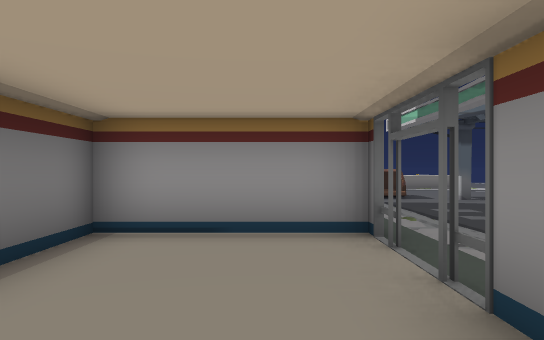
View 1 (above)

24 first-person views from a walk through a scene from a Unity 3-D project. The camera is 1.5 m above the floor, looks level and sees 70° across. The floor is counted in squares, 2 m on a side. Each view is taken from the middle of a square. On the plan, view 1 faces up. The plan holds only what a view shows up to about 12 squares ahead; the rest is blank. The place goes on beyond the plan. The player is left out. Some animated figures are left out.

View 2
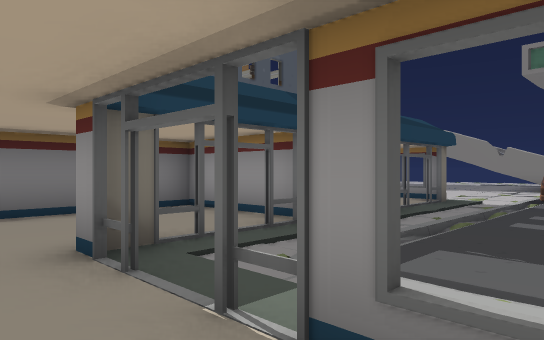

View 3
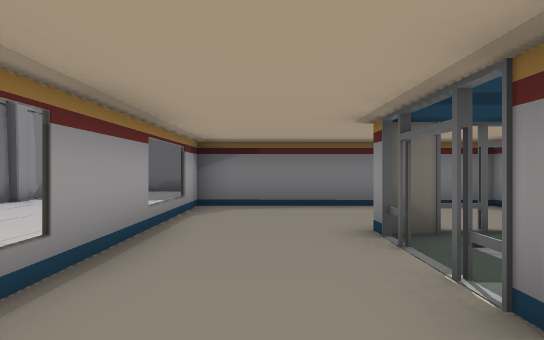

View 4
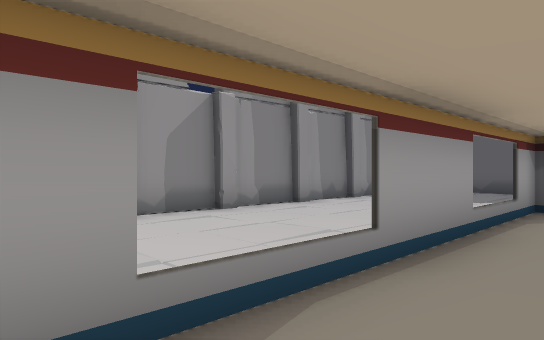

View 5
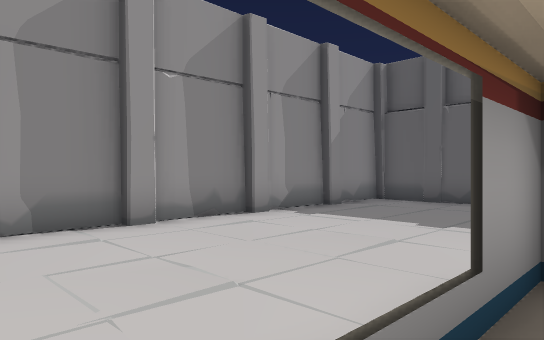

View 6
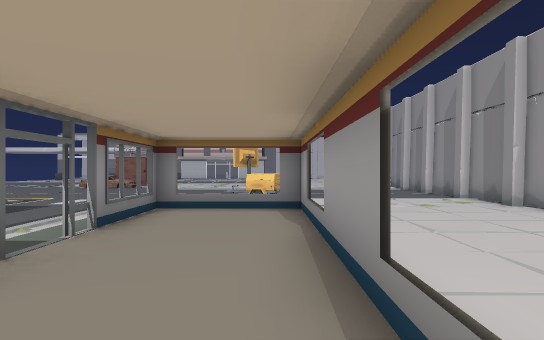

View 7
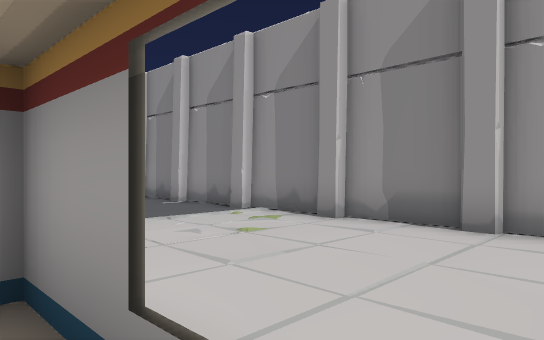

View 8
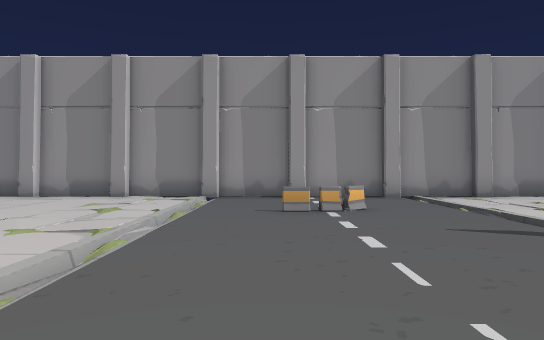

View 9
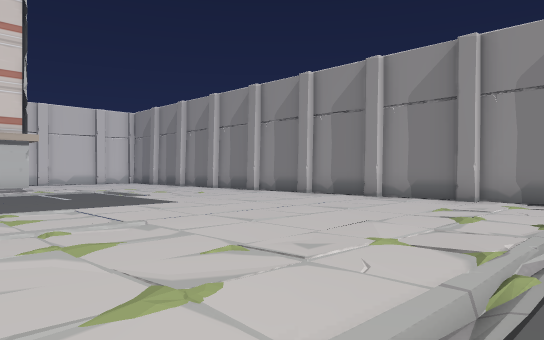

View 10
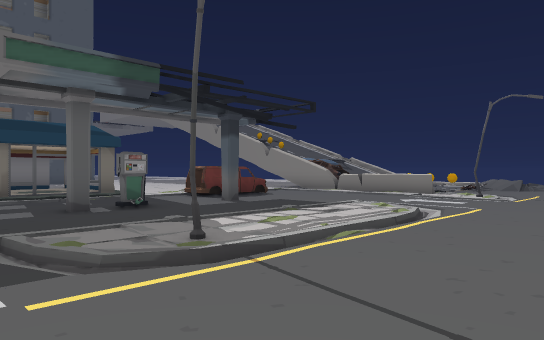

View 11
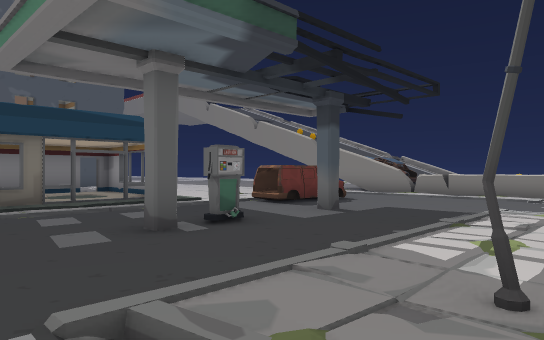

View 12
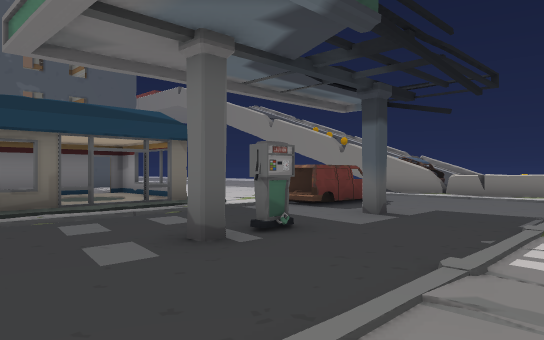

View 13
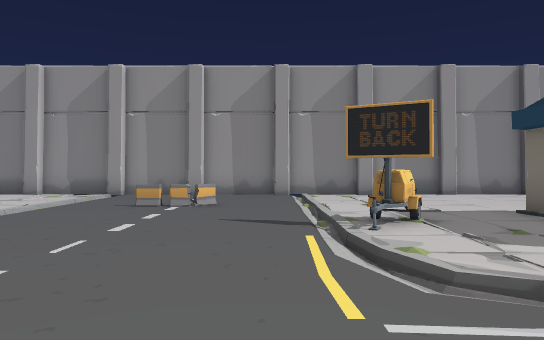

View 14
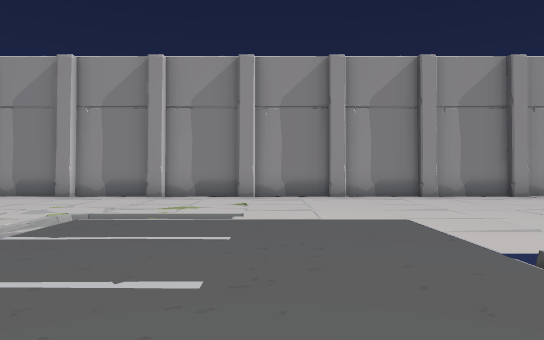

View 15
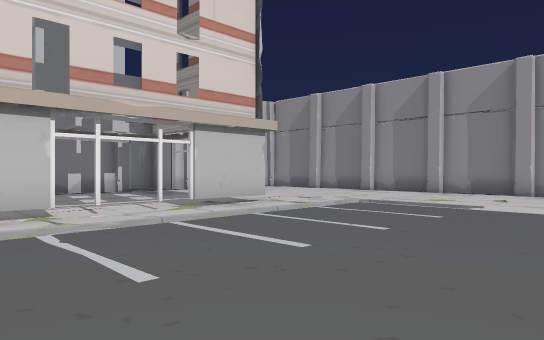

View 16
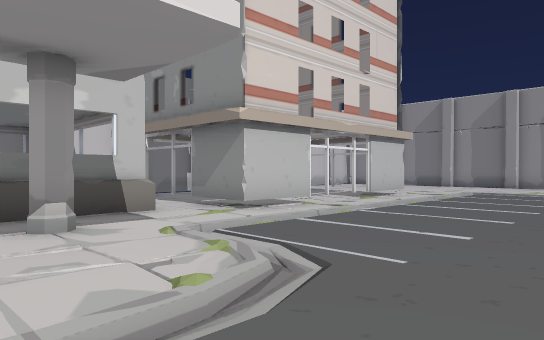

View 17
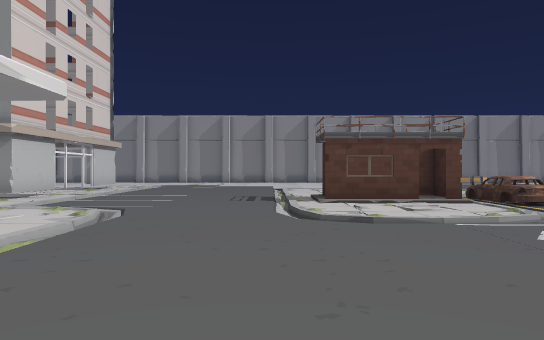

View 18
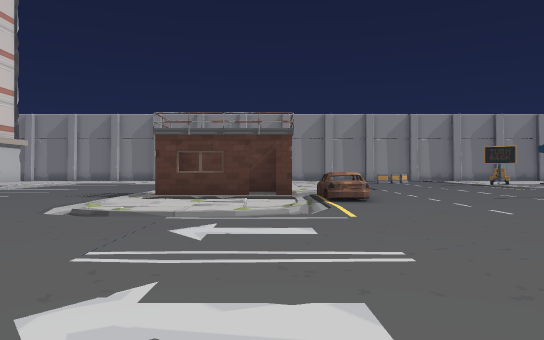

View 19
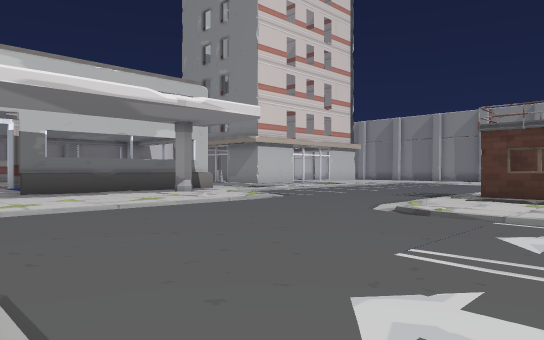

View 20
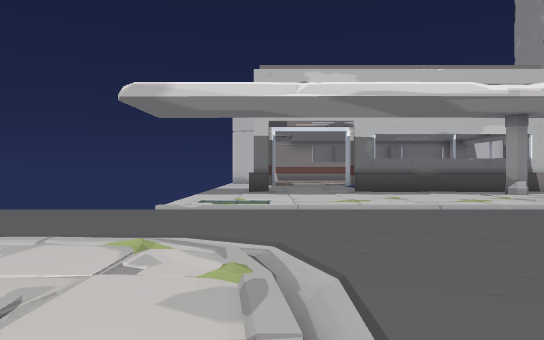

View 21
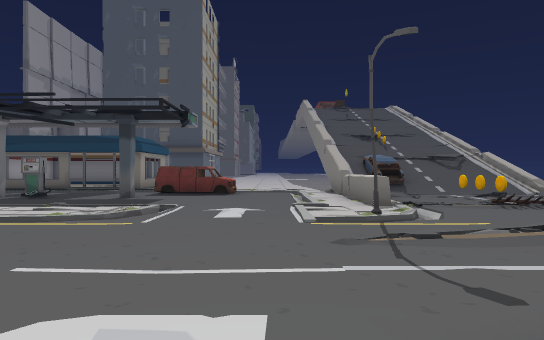

View 22
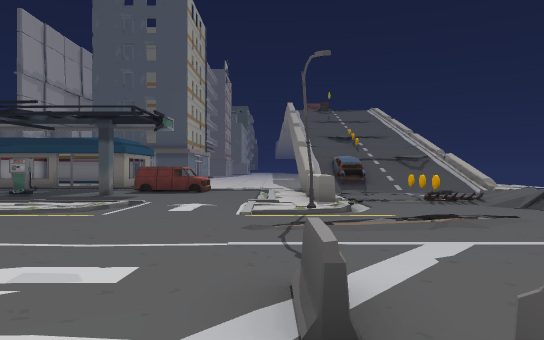

View 23
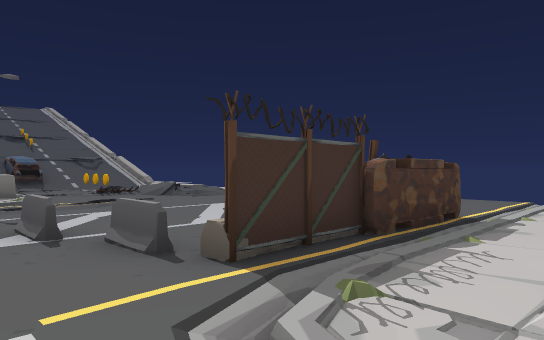

View 24
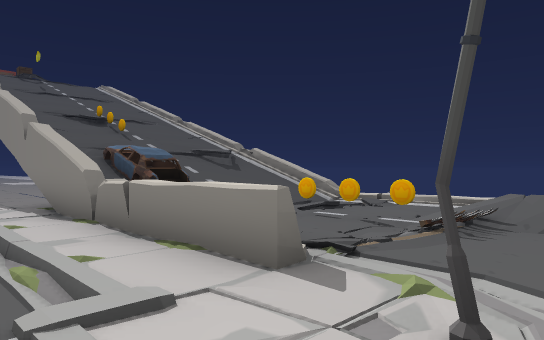

### Floor plan
Key: @ floor where view 1 was taken; # wall or solid block; x gap in a wall; . main floor; : floor 0.25 m higher than the main floor; + floor 1 m higher than the main floor; * floor 1.5 m higher than the main floor; / step, stairs or slope; = window, fence, low wall or low ledge; ^ raised ledge; A van; C column; B barrier; R car; I coin; O other object.
Columns run from 9 left of view 1 to 33 right of it. Each row starts with its distance up from view 1.
 21               ...///...    R.
 20           /*+:.IIOI.....   R.    ..
 19          /RRR: ...../.... .R.   /..
 18       .../ RR #  #////.....#...//..
 17       .../#^^^^^^#//.:...B.#/..//..//....
 16            ./:///:./....B...////.../....#
 15             /....................../..../
 14              /........... ........./..../
 13          ...AA...//.....  .........:....#
 12          ...AA...///..   ........../....#
 11          .../..#.:./..  .........../....#
 10        #==#//....:./..  .....://.../....#
  9        x:::./....:./.. ........//../..#.#
  8        #::///....:.:............/...//..#
  7        #  x./....:#/......RR####/....//...
  6        #  =//....///......RR#  #/..../.##..
  5        ####//. ........... /####/..../.#...
  4        #:::./. ........... :   ./..../...
  3        #:::////// ..... . ..    /....//....
  2        #::#:::/:  //.....:..:.../..../ #...
  1        #::##:#=#  .#...../....../..../.#...
  0        #:@::::::. .#...../.........../.#.
 -1        #::::::::..^/.....//........../...
 -2       .##..##..#.://.....//........///...
 -3   ................//..B../........../....
 -4 #................../...../...............
 -5 C................../...../...............
 -6 #................../.....//...............
 -7 ##C##C#C##C#C##C#C##C#C##C#C##C#C##C#C##C#

Where each view was taken, in squares from view 1:
view 1: 0 up, 0 right, facing up
view 2: 0 up, 5 right, facing up-left
view 3: 0 up, 6 right, facing left
view 4: 0 up, 6 right, facing down-left
view 5: 1 down, 1 right, facing down-left
view 6: 1 down, 1 left, facing right
view 7: 1 down, 4 right, facing down-right
view 8: 4 up, 14 right, facing down
view 9: 3 up, 15 right, facing down-right
view 10: 5 up, 13 right, facing up-left
view 11: 5 up, 10 right, facing up-left
view 12: 5 up, 9 right, facing up-left
view 13: 5 up, 11 right, facing down
view 14: 4 up, 25 right, facing down
view 15: 6 up, 23 right, facing down-right
view 16: 11 up, 24 right, facing down-right
view 17: 16 up, 23 right, facing down
view 18: 16 up, 19 right, facing down
view 19: 16 up, 19 right, facing down-right
view 20: 16 up, 19 right, facing right
view 21: 15 up, 16 right, facing left
view 22: 16 up, 17 right, facing left
view 23: 15 up, 20 right, facing up-left
view 24: 15 up, 10 right, facing up-left
